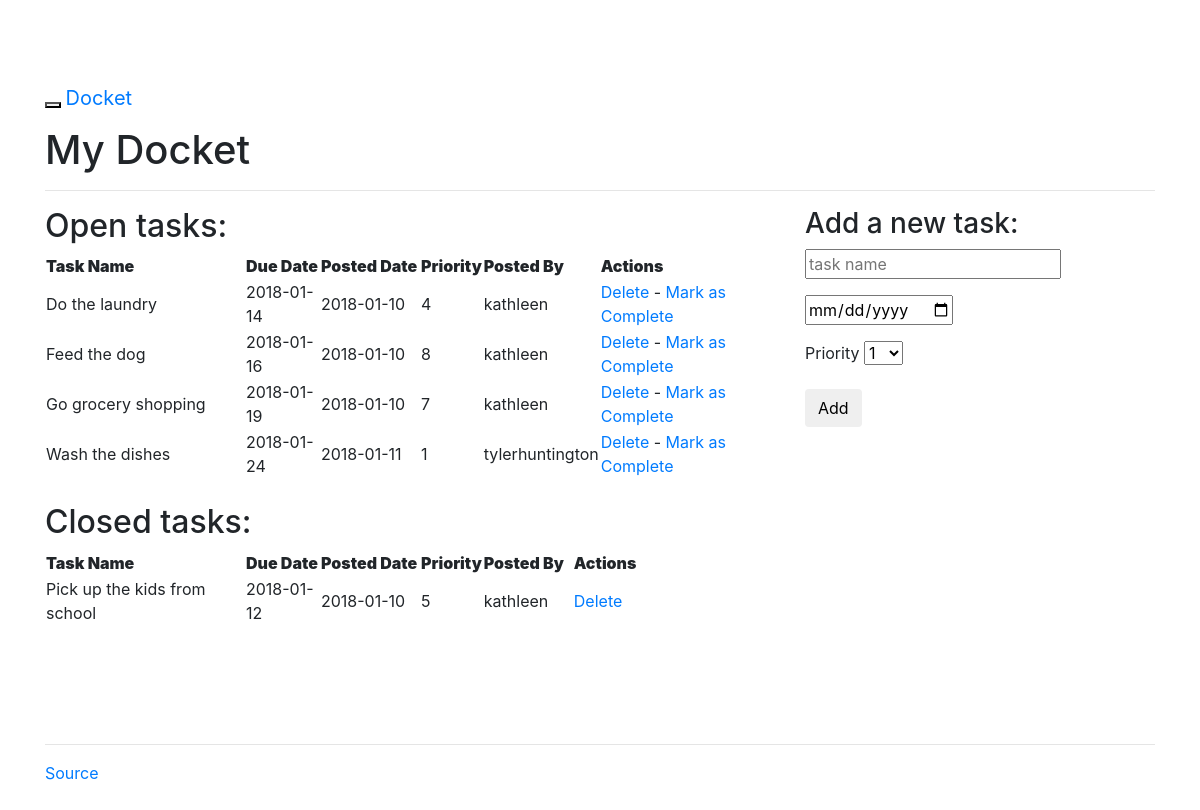
/tasks/ (signed in), run on an earlier commit of the app's database.
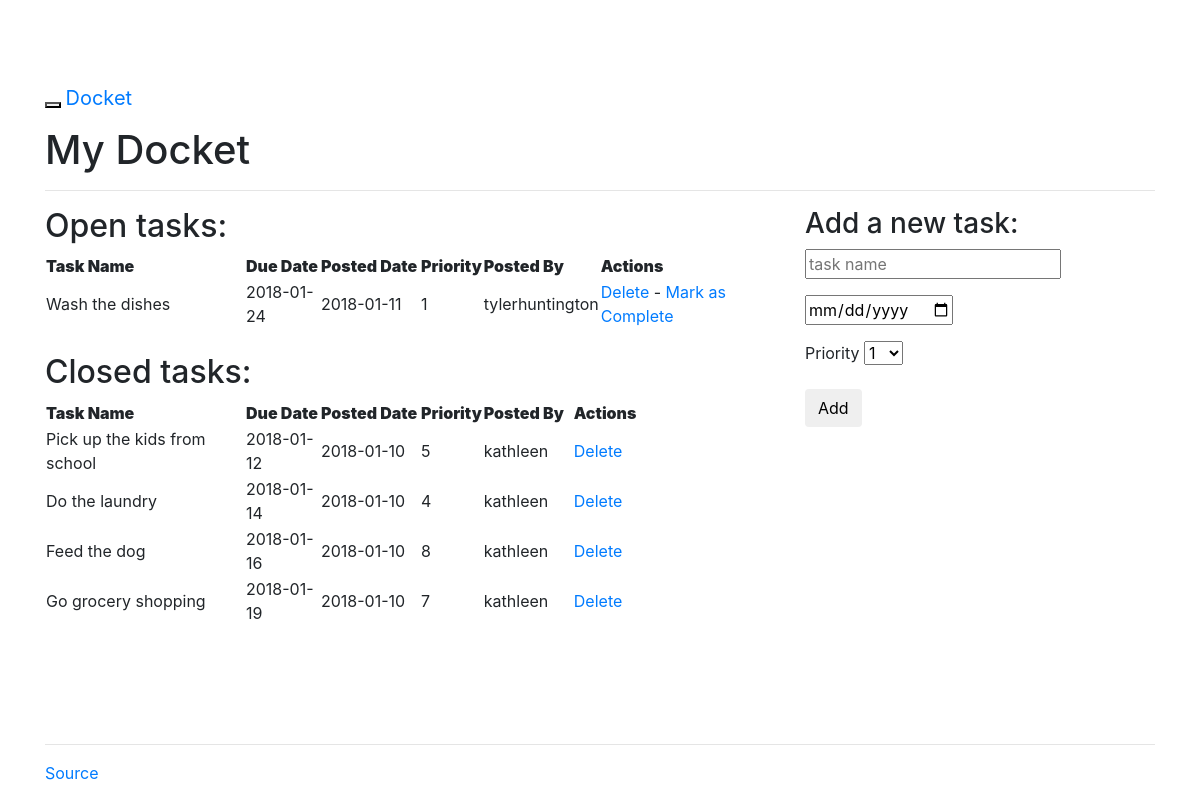
And on a later commit of the database.
### models.py (models this page shows, shortened)
class Task(db.Model):
    __tablename__ = "tasks"
    task_id = db.Column(db.Integer, primary_key=True)
    name = db.Column(db.String, nullable=False)
    due_date = db.Column(db.Date, nullable=False)
    priority = db.Column(db.Integer, nullable=False)
    status = db.Column(db.Integer)
    user_id = db.Column(db.Integer, db.ForeignKey('users.id'))
    posted_date = db.Column(db.Date, default=datetime.datetime.utcnow())

class User(db.Model):
    __tablename__ = "users"
    id = db.Column(db.Integer, primary_key=True)
    name = db.Column(db.String, unique=True, nullable=False)
    email = db.Column(db.String, unique=True, nullable=False)
    password = db.Column(db.String, nullable=False)
    tasks = db.relationship('Task', backref='poster')

### views.py (the view)
@app.route("/tasks/", methods = ['GET', 'POST'])
@login_required
def tasks():
    return render_template(
            'tasks.html',
            form=AddTaskForm(request.form),
            open_tasks=open_tasks(),
            closed_tasks=closed_tasks(),
            )

### forms.py
class AddTaskForm(Form):
    task_id = IntegerField()
    name = StringField('Task Name', validators=[DataRequired()])
    due_date = DateField('Due Date (mm/dd/yyyy)', \
            validators=[DataRequired()], format='%m/%d/%Y')
    priority = SelectField(
            'Priority',
            validators=[DataRequired()],
            choices=[('1', '1'), ('2', '2'), ('3', '3'),
                ('4', '4'), ('5', '5'), ('6', '6'), ('7', '7'),
                ('8', '8'), ('9', '9'), ('10', '10')
            ]
    )
    status = IntegerField('Status')

### views.py (called while the page is built)
def login_required(test):
    @wraps(test)
    def wrap(*args, **kwargs):
        if ('logged_in' in session):
            return(test(*args, **kwargs))
        else:
            flash("You need to log in first")
            return(redirect(url_for('login')))
    return wrap

def open_tasks():
    return db.session.query(Task).filter_by(
            status='1').order_by(Task.due_date.asc())

def closed_tasks():
    return db.session.query(Task).filter_by(
            status='0').order_by(Task.due_date.asc())

### templates/tasks.html (shortened to what this page needs)
{% extends "_base.html" %}
{% block content %}
<h1>My Docket</h1>
<hr>
<div class="row">
  <div class="col-md-8">
    <div class="entries">
      <h2>Open tasks:</h2>
      <div class="datagrid">
        <table>
          <thead>
            <tr>
              <th width="200px"><strong>Task Name</strong></th>
              <th width="75px"><strong>Due Date</strong></th>
              <th width="100px"><strong>Posted Date</strong></th>
              <th width="50px"><strong>Priority</strong></th>
              <th width="90px"><strong>Posted By</strong></th>
              <th><strong>Actions</strong></th>
            </tr>
          </thead>
          {% for task in open_tasks %}
            <tr>
              <td width="200px">{{ task.name }}</td>
              <td width="75px">{{ task.due_date }}</td>
              <td width="100px">{{ task.posted_date }}</td>
              <td width="50px">{{ task.priority }}</td>
              <td width="90px">{{ task.poster.name }}</td>
              <td>
                <a href="{{ url_for('delete_entry', task_id = task.task_id) }}">Delete</a>  -
                <a href="{{ url_for('complete', task_id = task.task_id) }}">Mark as Complete</a>
              </td>
            </tr>
          {% endfor %}
        </table>
      </div>
    </div>
    <br>
    <div class="entries">
      <h2>Closed tasks:</h2>
      <div class="datagrid">
        <table>
          <thead>
            <tr>
              <th width="200px"><strong>Task Name</strong></th>
              <th width="75px"><strong>Due Date</strong></th>
              <th width="100px"><strong>Posted Date</strong></th>
              <th width="50px"><strong>Priority</strong></th>
              <th width="90px"><strong>Posted By</strong></th>
              <th><strong>Actions</strong></th>
            </tr>
          </thead>
          {% for task in closed_tasks %}
            <tr>
              <td width="200px">{{ task.name }}</td>
              <td width="75px">{{ task.due_date }}</td>
              <td width="100px">{{ task.posted_date }}</td>
              <td width="50px">{{ task.priority }}</td>
              <td width="90px">{{ task.poster.name }}</td>
              <td>
                 <a href="{{ url_for('delete_entry', task_id = task.task_id) }}">Delete</a>
              </td>
            </tr>
          {% endfor %}
        </table>
      </div>
    </div>
  </div>
  <div class="col-md-4">
    <div class="add-task">
      <h3>Add a new task:</h3>
        <form action="{{ url_for('new_task') }}" method="post">
          <div class="form-group">
            {{ form.name(placeholder="task name") }}
          </div>
          <div class="form-group">
            {{ form.due_date(placeholder="due date (mm/dd/yyyy)") }}
          </div>
          <div class="form-group">
            {{ form.priority.label }}
            {{ form.priority }}
          </div>
          <div class="form-group"><input class="btn btn-default" type="submit" value="Add"></div>
        </form>
    </div>
  </div>
</div>
{% endblock %}

### templates/_base.html (shortened to what this page needs)
<!DOCTYPE html>
<html lang="en">
  <head>
    <link href="//maxcdn.bootstrapcdn.com/bootswatch/3.3.4/yeti/bootstrap.min.css" rel="stylesheet">
    <link href="{{ url_for('static', filename='css/main.css') }}" rel="stylesheet">
  </head>
  <body>
    <div class="navbar navbar-inverse navbar-fixed-top" role="navigation">
      <div class="container">
        <div class="navbar-header">
          <button type="button" class="navbar-toggle" data-toggle="collapse" data-target=".navbar-collapse">
          </button>
          <a class="navbar-brand" href="/">Docket</a>
        </div>
      </div>
    </div>
    <div class="container">
      <div class="content">
        {% block content %}
        {% endblock %}
      <br>
      <br>
      <br>
      </div>
      <div class="footer">
        <hr>
        <a href="https://www.github.com/tylerhuntington222/Docket-app/">Source</a></p>
      </div>
    </div>
  </body>
</html>

### static/css/main.css (style rules this page uses)
body { padding: 70px 0; background: #ffffff; }
.footer { padding-top: 30px; }

What changed in the data, as far as the page shows it:
changed Task "Do the laundry": moves from the list under "Open tasks:" to the list under "Closed tasks:"
changed Task "Feed the dog": moves from the list under "Open tasks:" to the list under "Closed tasks:"
changed Task "Go grocery shopping": moves from the list under "Open tasks:" to the list under "Closed tasks:"
